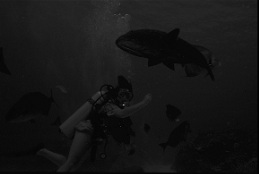
#> input picture images/mergulhador.jpg, 259 x 174 px, found by its file name
$ python histograma.py
#> lines starting #> are read from the running program, lines starting #| are printed output that depends on the picture
from __future__ import print_function
from __future__ import division
from pickletools import uint8
import cv2 as cv
import numpy as np
import argparse
import matplotlib.pyplot as plt

parser = argparse.ArgumentParser(description='Code for Histogram Calculation tutorial.')
parser.add_argument('--input', help='Path to input image.', default='images/mergulhador.jpg')
args = parser.parse_args()
src = cv.imread(cv.samples.findFile(args.input))
#> src is the input picture: shape (174, 259, 3); min 0, max 113, mean 21.5
xlabel = "Escala de Cinza"
ylabel = "Intensidade da Cor"

bgr_planes = cv.split(src)[1]

bgr_planes2 = bgr_planes.copy()

values, count = np.unique(bgr_planes, return_counts=True)
#> values = 72 values from 0 to 113; count = 72 values, max 2403 at index 9, min 1 at index 60, mean 625.9

percent_count = count/sum(count)
#> percent_count = 72 values, max 0.0533 at index 9, min 2.22e-05 at index 60, mean 0.0139

percent_cumsum = np.cumsum(percent_count)
#> percent_cumsum = 72 values from 0.00151 to 1

not_rounded_values = percent_cumsum * max(values)
#> not_rounded_values = 72 values from 0.171 to 113

not_int_values = np.round(not_rounded_values)
#> not_int_values = 72 values from 0 to 113
new_values = not_int_values.astype(int)
#> new_values = 72 values from 0 to 113

for i in range(len(bgr_planes)):
    for j in range(len(bgr_planes[i])):
        index = np.where(values == bgr_planes[i][j])
        bgr_planes2[i][j] = new_values[index]
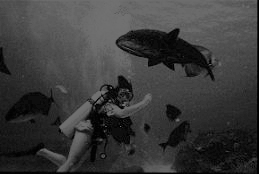
#> bgr_planes2: shape (174, 259); min 0, max 113, mean 58.2

values2, count2 = np.unique(bgr_planes2, return_counts=True)
#> values2 = 40 values from 0 to 113; count2 = 40 values, max 2403 at index 5, min 181 at index 0, mean 1126.7

plt.bar(count, values)
plt.xlabel(xlabel)
plt.ylabel(ylabel)
plt.show()
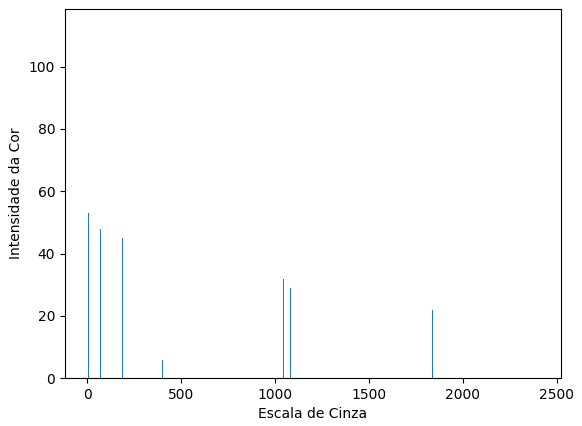
#> figure drawn by matplotlib, 1 panel; tallest bar 113 high, from x = 0.6 to 1.4
plt.bar(count2, values2)
plt.xlabel(xlabel)
plt.ylabel(ylabel)
plt.show()
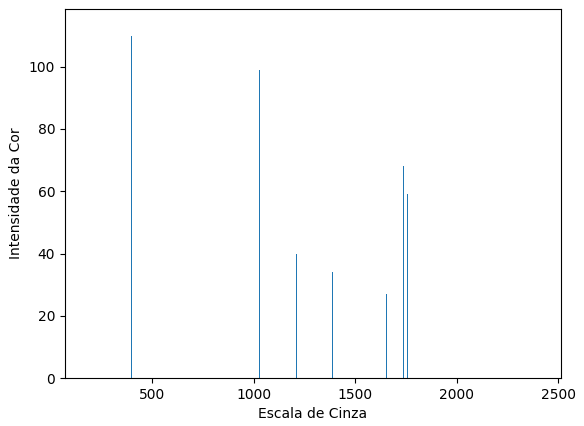
#> figure drawn by matplotlib, 1 panel; tallest bar 113 high, from x = 239.6 to 240.4
